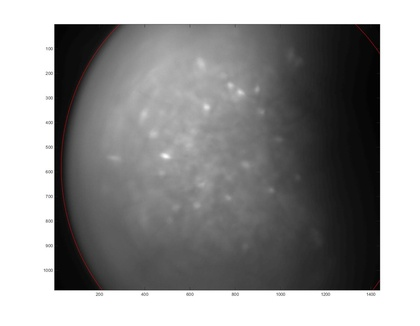
%> input picture General/G30_Raw.jpg, 420 x 326 px, shrunk from 1280 x 993 before the run
$ octave --eval "result = image_register5;"   (GNU Octave 9; MATLAB toolbox functions it lacks are replaced by stand-ins)
%> lines starting %> are read from the running program, lines starting %| are printed output that depends on the picture; in (x1, y1, x2, y2) boxes, pixels count from 0 and x2, y2 are one past the last pixel; in counts of white or black regions, pixels touching at a corner belong together; the program's own positions count from 1
function [cell_map_reg, cell_map_header_reg ] = image_register5(base_file, register_file, cell_merge) % , cell_map, cell_map_header)
% Image Registration Function - this fuction allows you to register a given
% recording session (the registered session) to a previous sesison ( the
% base session) to track neuronal activity from session to session.  It
% also outputs a combined set of ICs so that you can register a given
% session to multiple previous sessions.  Note that you must enter an
% approximate rotation if you used a different focuse for the registered
% file, or else the in-house MATLAB image registration funcRtions won't
% work...
%
% INPUT VARIABLES
% base_file:    .tif file for the minimimum projection of the motion
%               corrected ICmovie for the base image.  Needs to be in the
%               same directory as SignalTrace.mat (or CellRegisterBase.mat
%               for multiple sessions) to work
% register_file:.tif file (min projection of the motion corrected ICmovie)
%               for the image/recording you wish to register to the base
%               image. Needs to be in the same directory as SignalTrace.mat
%               to work.  Enter the same file as the base_file if you want
%               to do a base mapping.
% cell_merge:   How you deal with cell overlap for future registrations:
%               'base' = keep the base IC (recommended)
%               'merge' = merge the base and registered file ICs (not
%               recommended - cell will eventually grow into monster cell!)
%               'reg' = overwrite base IC with registered file IC (ok, but
%               you need to manually verify that cell IC doesn't drift over
%               time!)
%
% OUTPUTS
% cell_map:     cell array with each row corresponding to a given neuron,
%               and each column corresponding to a recording session.  The value
%               corresponds to the GoodICf number from that session for that neuron.
% cell_map_header: contains info for each column in cell_map
% GoocICf_comb: combines ICs from the base file and the registered file.
%               Use this file as the base file for future registrations of
%               a file to multiple previous sessions.
% RegistrationInfo : saves the location of the base file, the registered
%                file, the transform applied, and the Base and registered
%                AllIC masks

% To do:

% - Try this out for images that are significantly different, e.g. rotated
% 180 degrees...
% - Automatically fill in expected neuron for base mapping

% - Need way to cycle through different cells (only one at a time) where
% there is multiple overlap (e.g. 57% with one cell and 63% with another
% cell) - e.g. for the cell immediately after that which gets mapped to
% cell 88 (G30, base session 9/23 1st session, registered session 9/24 1st
% session)
% - Need to number cells in reg image in case you need to make
% corrections later on
% - Automatically plot blow up of area?
% - Error checking - Need check to make sure that, in cases where there are lots of cells that
% I don't accidentally assign two different cells to the same cell and thus
% overwrite a previous mapping.
% - Error checking - don't let person advance if they don't hit one of the
% possible IC numbers or enter! Also, make them hit the same thing twice in
% a row to advance...
% - Error checking - check if largest percentage is not selected
% - **** Add try-catch statement to prevent running all the time-intensive imreg
% functions if we already have a good image reg and just want to run
% through the mapping portion - maybe search for 'register_file' in RegInfo
% and if it is already there, skip all the registration stuff? (DONE)
% - Make imagesc ALWAYS use the same scale when stepping through... (DONE)
% - Need to think through how to re-do a session more carefully.  It only
% really works if it is the last session run, otherwise previously mapped
% cells will get lost or indexed in the wrong place in the cell_map
% variable...(DONE)
% - **** Need section to check for double counted cell mappings, and then
% resolve them.  This will be complicated but necessary.  If this happens,
% we should either a)only keep the chosen cell mapping, and toss the other
% cell, or b) toss all of them because they are a cluster we can't resolve.
% (DONE kind of)
% *** - No error checking for cells with <50% overlap - only need to hit
% enter once!!!
% - AUTOMATIC MAPPING - a)> 65%? (unless more than 2...) b)< 35%
% - Ability to discard a cell!!! Both in base mapping and later mapping?
% - IF more than one cell gets assigned to previous cell, only use the
% higher percentage overlap and discard the other?
% - Clean everything up!  Too many lines, too many places to bomb out!

close all;

%% User inputs - if set the same the function should run without any user input during the mapping portion
overlap_auto_same = 0.7; % any cells with more than this overlap will
% automatically be counted as the same cell, unless there are two cells
% with this much overlap or more.
overlap_auto_new = 0.7; % any cells with less than this overlap will
% automatically be counted as a new cell

%% MAGIC VARIABLES
configname = 'multimodal'; % For images taken with similar contrasts, e.g. from the same device, same gain, etc.
regtype = 'similarity'; % Similarity = Translation, Rotation, Scale

% Adjust registration algorithm values:
% MONOMODAL
mono_max_iterations = 1000; % optimizer.MaximumIterations = 100 default
mono_max_step = 1e-3;% optimizer.MaximumStepLength = 0.0625 default
mono_min_step = 1e-5; % optimizer.MinimumStepLength = 1e-5 default
mono_relax = 0.5; %optimizer.RelaxationFactor = 0.5 default
mono_gradient_tol = 1e-6; % optimizer.GradientMagnitudeTolerance = 1e-4 default
% MULTIMODAL
multi_max_iterations = 10000; % optimizer.MaximumIterations = 100 default
multi_growth = 1.05; % optimizer.GrowthFactor = 1.05 default
multi_epsilon = 1.05e-6; % optimizer.Epsilon = 1.05e-6 default
multi_init_rad = 6.25e-4; % optimizer.InitialRadius = 6.25e-3 default

FigNum = 1; % Start off figures at this number

%% Step 1: Select images to compare and import the images

if nargin == 0
[base_filename, base_path, filterindexbase] = uigetfile('*.tif',...
    'Pick the base image file: ');
%> the answer given: ../General/G30_Raw.jpg
base_file = [base_path base_filename];

[reg_filename, reg_path, filterindexbase] = uigetfile('*.tif',...
    'Pick the image file to register with the base file: ',[base_path base_filename]);
%> the answer given: ../General/Projection.tif
register_file = [reg_path reg_filename];
cell_merge = 'base';
elseif nargin == 1
    error('Please input both a base image and image to register to base file')
elseif nargin == 2

    base_filename = base_file(max(regexp(base_file,'\','end'))+1:end);
    base_path = base_file(1:max(regexp(base_file,'\','end')));
    reg_filename = register_file(max(regexp(register_file,'\','end'))+1:end);
    reg_path = register_file(1:max(regexp(register_file,'\','end')));

    if isempty(merge_check)
        cell_merge = 'base';
    elseif strcmpi(merge_check,'reg') || strcmpi(merge_check,'merge')
        cell_merge = merge_check;
    else
        error('cell_merge value invalid')
    end


end

% Ask for input on how to deal with overlapping ICs for future sessions.
if nargin < 3
    disp('Overlapping cells will use the base image IC for future sessions')
    merge_check = input('Hit enter to confirm. Enter ''reg'' or ''merge'' to change: ','s');
end

% Check if this is a base cell mapping or not
base_check = [base_path 'CellRegisterInfo.mat'];

% Set flag if this is the base cell registration
if exist(base_check,'file') == 0
    base_map = 1;
elseif exist(base_check,'file') == 2
    base_map = 0;
end

% Check if this is the base mapping run in case no registered file was
% entered.
if reg_filename == 0
   temp1 = input('You have not entered a file to register.  Is this the base mapping run? (y/n):' ,'s');
   if strcmp(temp1,'n')
       disp('Please re-run register function and enter file to register');
       return
   elseif strcmp(temp1,'y') %  Set up base mapping!
      reg_filename = base_filename;
      reg_path = base_path;
      register_file = base_file;
   end
end

%% Step 2a: Get Images and pre-process - Note that this step is vital as it helps
% correct for differences in overall illumination or contrast between
% sessions.

% Magic numbers
disk_size = 15;
pixel_thresh = 100;

base_image_gray = uint16(imread(base_file));
reg_image_gray = uint16(imread(register_file));
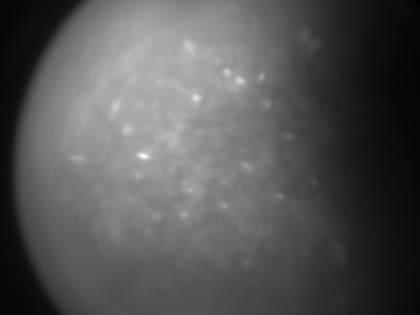
%> input picture General/Projection.tif, 420 x 315 px, shrunk from 1440 x 1080 before the run
%> reg_image_gray is the input picture: size 315x420 uint16; min 245, max 2532, mean 1018.1

bg_base = imopen(base_image_gray,strel('disk',disk_size));
base_image_gray = base_image_gray - bg_base;
base_image_gray = imadjust(base_image_gray);
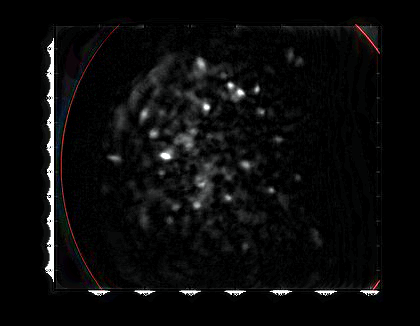
%> base_image_gray: size 326x420x3 uint16; mean R, G, B 2794.7, 2744.4, 2766.2; drawn with min black and max white
level = graythresh(base_image_gray);
%> level = 0.425
base_image_bw = im2bw(base_image_gray,level);
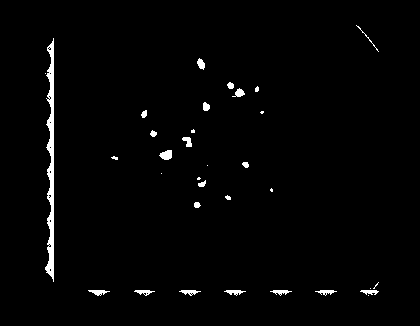
%> base_image_bw: size 326x420 logical; 1.7% white; 33 white regions (12 under 20 px), largest, box (x1, y1, x2, y2) and area: (45, 38, 54, 282) 1201, (159, 150, 172, 160) 96, (88, 290, 110, 296) 73
base_image_bw = bwareaopen(base_image_bw,pixel_thresh,8);
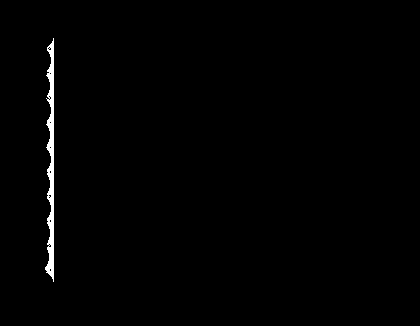
%> base_image_bw: size 326x420 logical; 0.88% white; 1 white region, box (x1, y1, x2, y2) and area: (45, 38, 54, 282) 1201
base_image = double(base_image_bw);

bg_reg = imopen(reg_image_gray,strel('disk',disk_size));
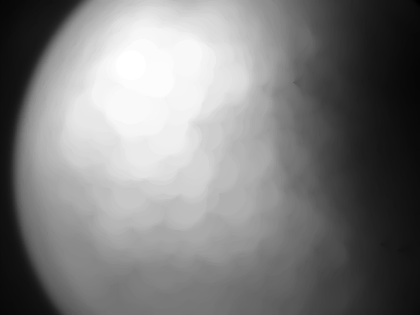
%> bg_reg: size 315x420 uint16; min 245, max 1756, mean 994.8; drawn with min black and max white
reg_image_gray = reg_image_gray - bg_reg;
reg_image_gray = imadjust(reg_image_gray);
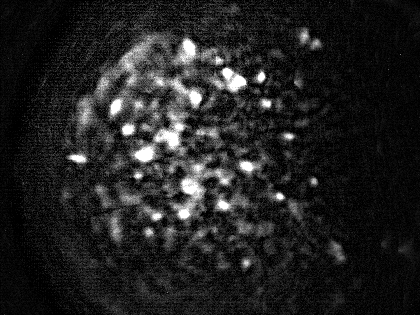
%> reg_image_gray: size 315x420 uint16; min 0, max 65535, mean 8668.7; drawn with min black and max white
level = graythresh(reg_image_gray);
%> level = 0.308
reg_image_bw = im2bw(reg_image_gray,level);
%> reg_image_bw: size 315x420 logical; 11.4% white; 615 white regions (568 under 20 px), largest, box (x1, y1, x2, y2) and area: (75, 32, 235, 226) 8767, (202, 66, 248, 94) 660, (119, 188, 167, 222) 465
reg_image_bw = bwareaopen(reg_image_bw,pixel_thresh,8);
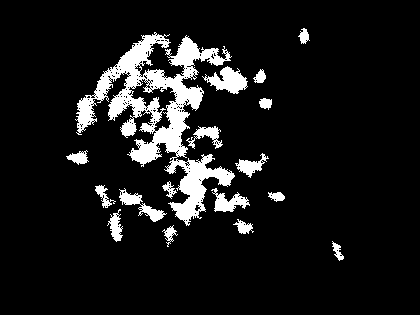
%> reg_image_bw: size 315x420 logical; 9.5% white; 17 white regions, largest, box (x1, y1, x2, y2) and area: (75, 32, 235, 226) 8767, (202, 66, 248, 94) 660, (119, 188, 167, 222) 465
reg_image = double(reg_image_bw);


%% Step 2b: Run Registration Functions, get transform

%> (the run ends here)
